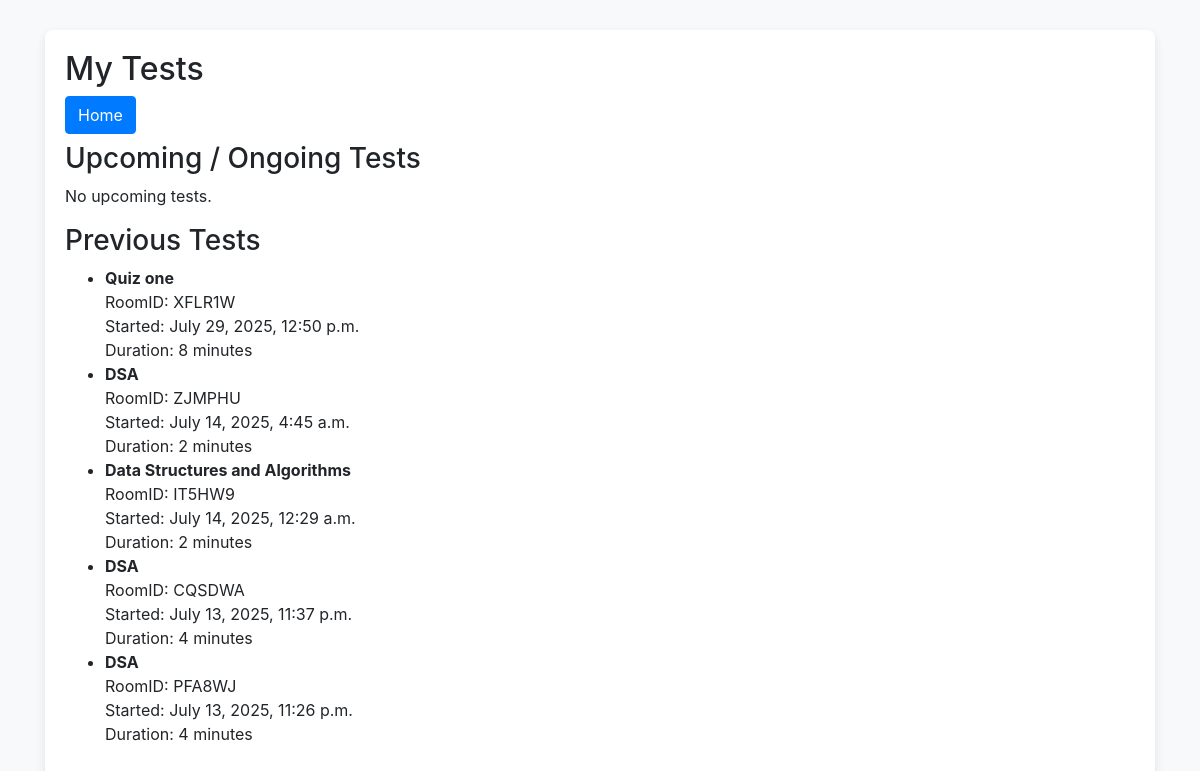
The page /my_tests (signed in) on the database as committed earlier.
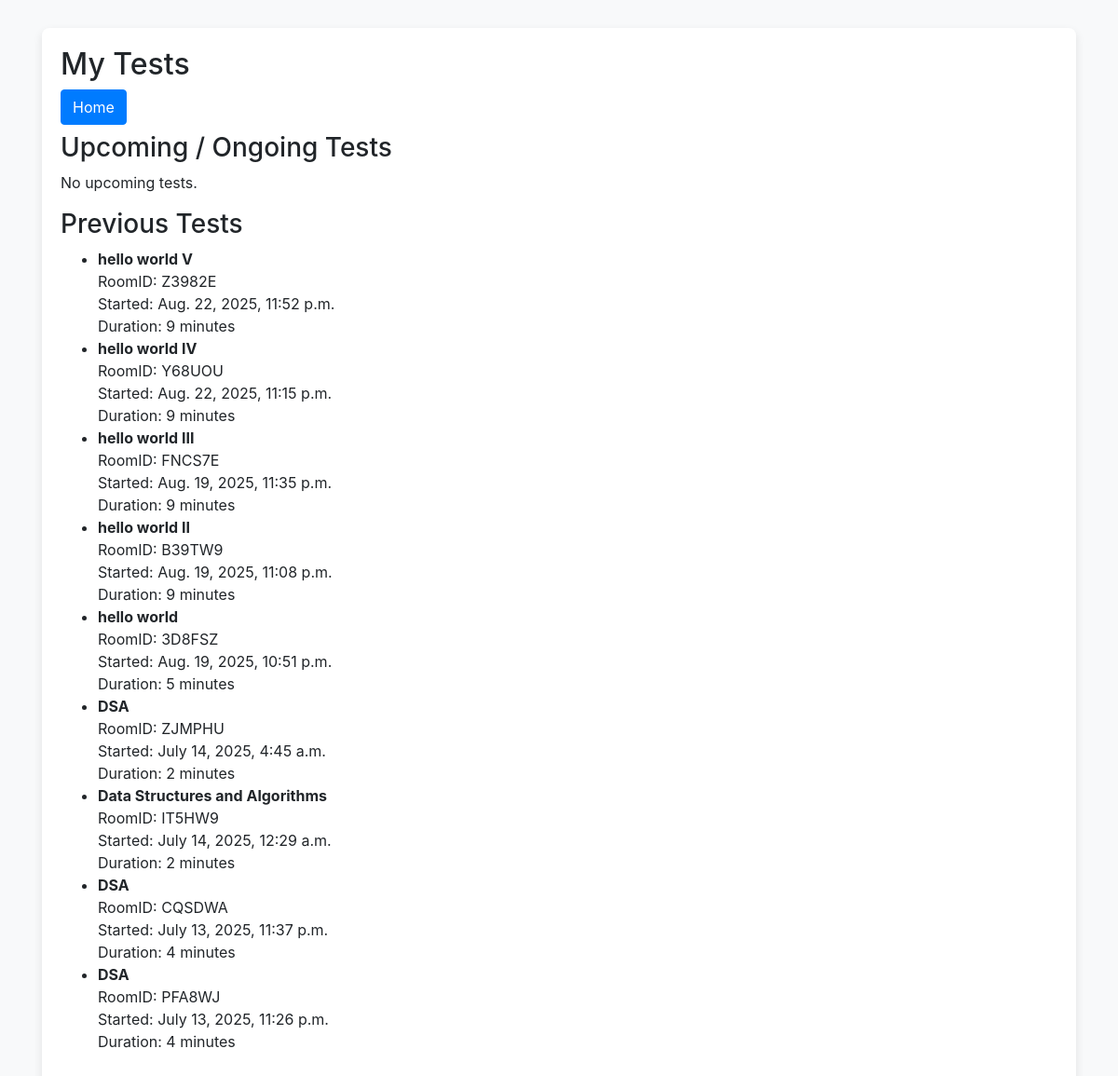
The same page on the database as committed later.
### quizApp/models.py (models this page shows, shortened)
class Test(models.Model):
    teacher = models.ForeignKey(User,on_delete=models.CASCADE,limit_choices_to={'user_type':'Teacher'})
    title = models.CharField(max_length=100)
    room_id = models.CharField(max_length=20,unique=True,blank=True)
    allowed_students = models.ManyToManyField(User,related_name="assigned_tests",blank=True,
                                              limit_choices_to={'user_type': 'Student'})
    start_time=models.DateTimeField()
    duration_minutes=models.PositiveIntegerField()
    created_at = models.DateTimeField(auto_now_add=True)

### quizApp/views.py (the view)
# urls.py: path("my_tests",views.my_tests,name="my_tests"),
def my_tests(request):
    if not request.user.is_authenticated or request.user.user_type !="Student":
        return HttpResponseRedirect(reverse("login"))
    now = timezone.now()
    tests = Test.objects.filter(allowed_students=request.user).order_by("-start_time")
    upcoming_tests = []
    previous_tests = []
    for test in tests:
        end_time = test.start_time + timezone.timedelta(minutes=test.duration_minutes)
        if end_time >= now:
            if not StudentTest.objects.filter(student=request.user, test=test).exists():
                upcoming_tests.append(test)
            else:
                previous_tests.append(test)
        else:
            previous_tests.append(test)
    return render(request, "quizApp/my_tests.html", {
            "upcoming_tests": upcoming_tests,
            "previous_tests": previous_tests,
        })

### quizApp/templates/quizApp/my_tests.html
{% extends 'quizApp/layout.html' %}
{% block body %}
<h2>My Tests</h2>
<a href="{% url 'index' %}" class="btn btn-primary mb-2">Home</a>
<h3>Upcoming / Ongoing Tests</h3>
{% if upcoming_tests %}
  <ul>
    {% for test in upcoming_tests %}
      <li>
        <strong>{{ test.title }}</strong> <br>
        RoomID: {{ test.room_id }} <br>
        Starts: {{ test.start_time }} <br>
        Duration: {{ test.duration_minutes }} minutes
      </li>
    {% endfor %}
  </ul>
{% else %}
  <p>No upcoming tests.</p>
{% endif %}
<h3>Previous Tests</h3>
{% if previous_tests %}
  <ul>
    {% for test in previous_tests %}
      <li>
        <strong>{{ test.title }}</strong> <br>
        RoomID: {{ test.room_id }} <br>
        Started: {{ test.start_time }} <br>
        Duration: {{ test.duration_minutes }} minutes
      </li>
    {% endfor %}
  </ul>
{% else %}
  <p>No previous tests.</p>
{% endif %}
{% endblock %}

### quizApp/templates/quizApp/layout.html (shortened to what this page needs)
{% load static %}
<!DOCTYPE html>
<html lang="en">
<head>
    <link rel="stylesheet" href="https://cdn.jsdelivr.net/npm/bootstrap@4.3.1/dist/css/bootstrap.min.css">
</head>
<body>
    <div class="container">
        <div class="content-wrapper">
            {% block body %}
            {% endblock %}
        </div>
    </div>
</body>
</html>

### quizApp/templates/quizApp/layout.html (style rules this page uses)
body { background-color: #f8f9fa; }
.content-wrapper { margin-top: 30px; margin-bottom: 30px; padding: 20px; background: #ffffff; border-radius: 8px; box-shadow: 0 4px 10px rgba(0, 0, 0, 0.1); }

Rows that differ between the two databases and show on the page:
removed Test: title "Quiz one", room_id "XFLR1W", start_time "July 29, 2025, 12:50 p.m.", duration_minutes "8"
added Test: title "hello world V", room_id "Z3982E", start_time "Aug. 22, 2025, 11:52 p.m.", duration_minutes "9"
added Test: title "hello world IV", room_id "Y68UOU", start_time "Aug. 22, 2025, 11:15 p.m.", duration_minutes "9"
added Test: title "hello world III", room_id "FNCS7E", start_time "Aug. 19, 2025, 11:35 p.m.", duration_minutes "9"
added Test: title "hello world II", room_id "B39TW9", start_time "Aug. 19, 2025, 11:08 p.m.", duration_minutes "9"
added Test: title "hello world", room_id "3D8FSZ", start_time "Aug. 19, 2025, 10:51 p.m.", duration_minutes "5"
